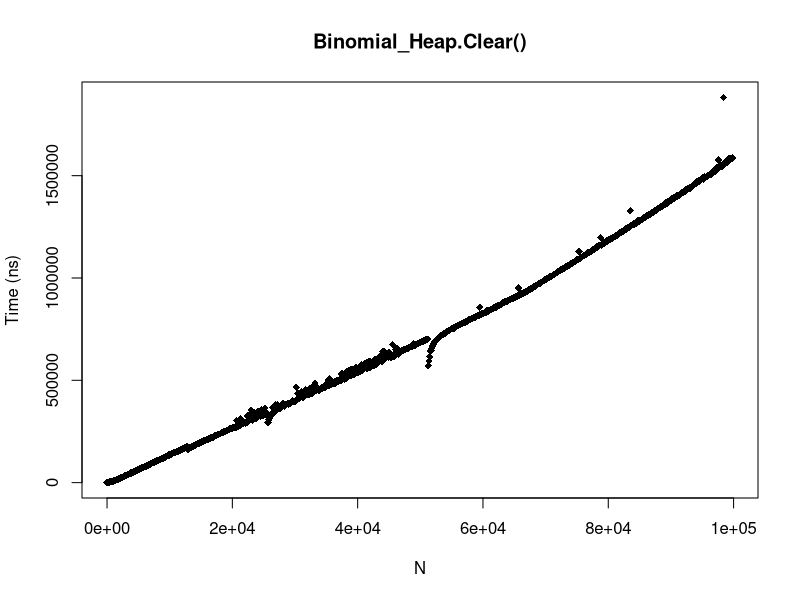
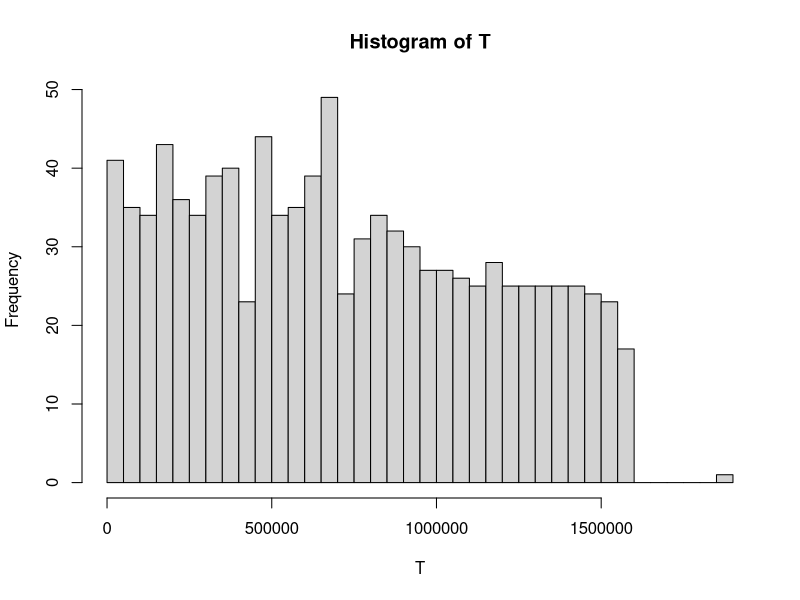
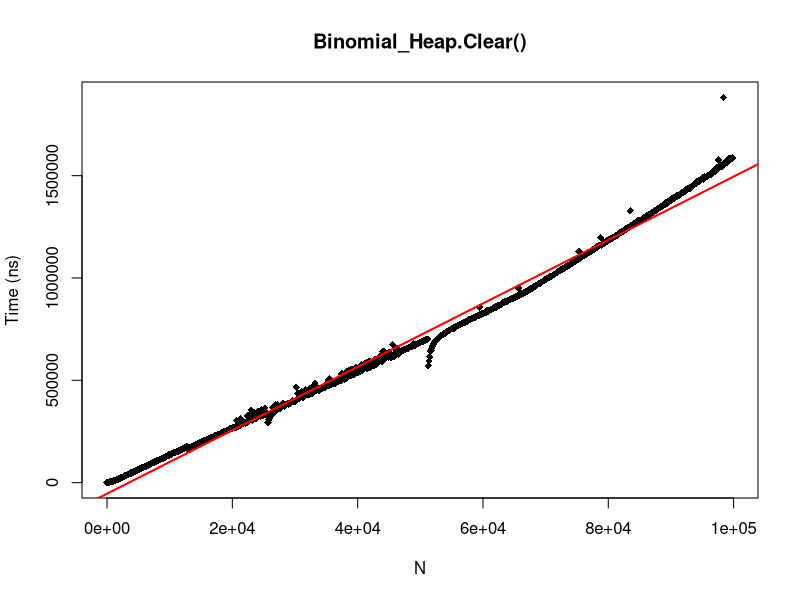
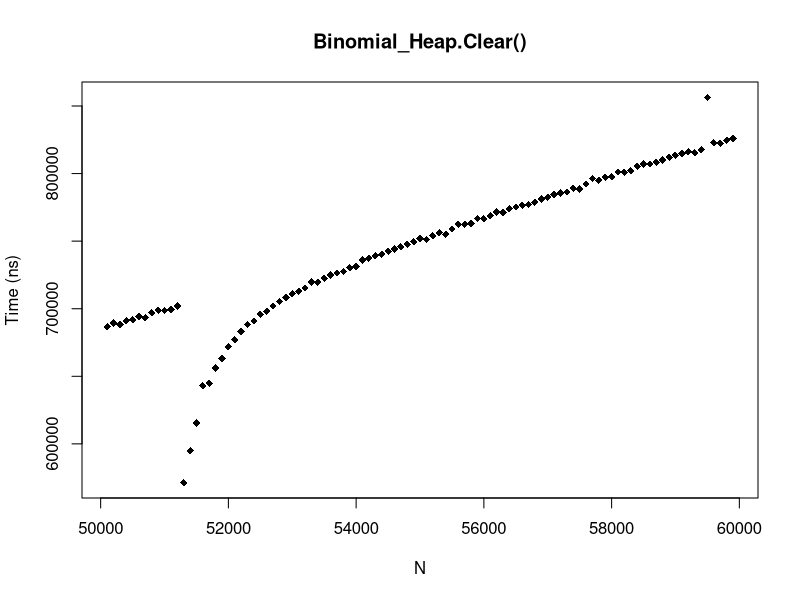
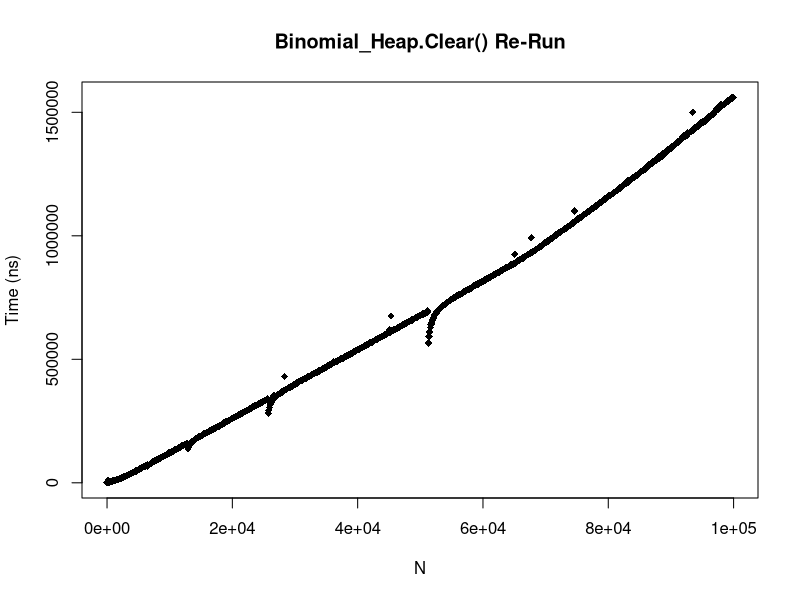
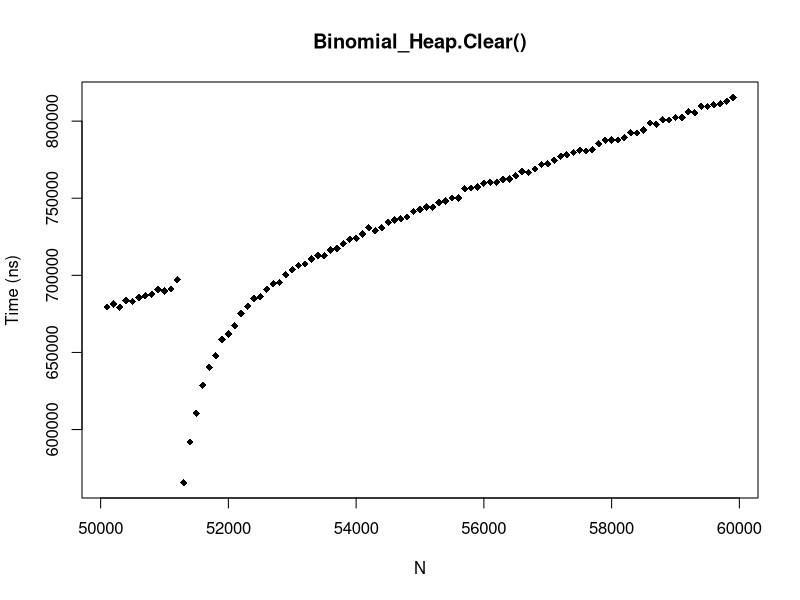
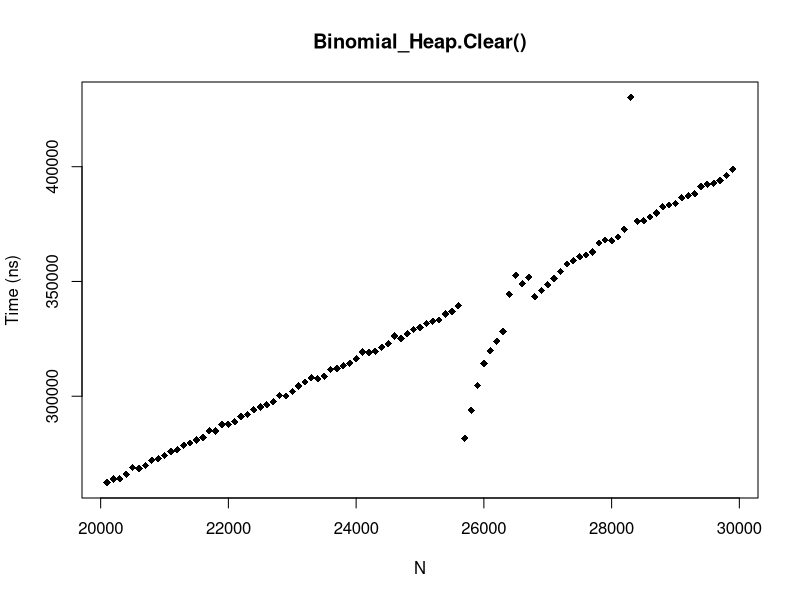
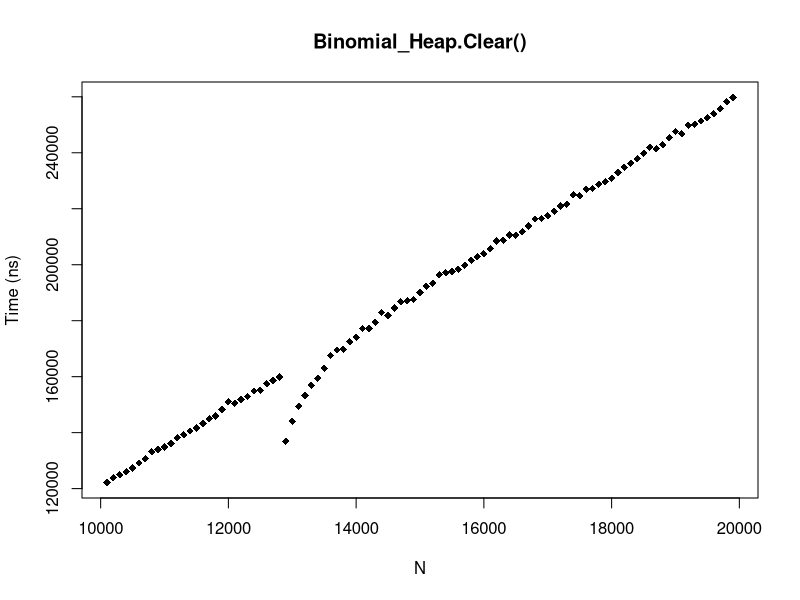

Source code (R) for these figures, in order:
# Preston Dunton
# CS320 Honors Option
# May 23, 2020
# pdunton@rams.colostate.edu

# clear() should be O(n) since we must delete every element in the heap

clear_binomial = read.csv("./clear_binomial.csv")
attach(clear_binomial)

summary(T)
# min 140
# q1 332821
# median 674865
# mean 719946
# q3 1086782
# max 1882524

plot(N,T,pch=18,xlab="N",ylab="Time (ns)",main="Binomial_Heap.Clear()")
hist(T,breaks=30)

# Let's see if we can remove some outliers

sum(T>1600000) # There's only one point that seems to lie above the rest. 
# this will not strongly affect our analysis

# Let's see if we can correlate N and T.  It appears to be a linear relationship, as we expect.

cor(N,T) # very strong corelation of 0.995939

model = lm(T~N)
summary(model)

plot(N,T,pch=18,xlab="N",ylab="Time (ns)",main="Binomial_Heap.Clear()")
abline(model,lwd=2,col="red")

# there also appears to be something going on in 50000<n<60000.  Lets's look
plot(N[which(50000<N & N<60000)],T[which(50000<N & N<60000)],pch=18,xlab="N",ylab="Time (ns)",main="Binomial_Heap.Clear()")
# there's a weird dropoff hapening.  Let's re-run the tests and see if this patter repeats

detach(clear_binomial)
clear_rerun_binomial = read.csv("./clear_rerun_binomial.csv")
attach(clear_rerun_binomial)

plot(N,T,pch=18,xlab="N",ylab="Time (ns)",main="Binomial_Heap.Clear() Re-Run")
# The pattern repeats, and now we see it in a few different places!  Let's look closely.
plot(N[which(50000<N & N<60000)],T[which(50000<N & N<60000)],pch=18,xlab="N",ylab="Time (ns)",main="Binomial_Heap.Clear()")
plot(N[which(20000<N & N<30000)],T[which(20000<N & N<30000)],pch=18,xlab="N",ylab="Time (ns)",main="Binomial_Heap.Clear()")
plot(N[which(10000<N & N<20000)],T[which(10000<N & N<20000)],pch=18,xlab="N",ylab="Time (ns)",main="Binomial_Heap.Clear()")
# The drop off seems to be more exagerated as N increases.

detach(clear_rerun_binomial)

# The data seen for the clear() operation is clearly linear, which is expected given that
# to clear a heap, you must delete each element.
# Our linear regersion model tells us that for each additional element in the heap, 
# clearing takes about 15.49 extra nanoseconds.
# As far as that strange dropoff pattern goes, I have no idea why this could be occuring.
# The recursive delete_tree() method runs for every node once clear() is called, so
# I don't see why adding more elements can sometimes cause a dropoff in time.
# Oh well.

# Complexity is O(n)
